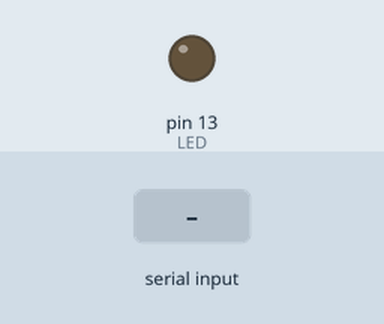
The sketch below on a simulated Arduino Uno, built with avr-gcc and run on an emulated ATmega328P. On the bench: output pins drawn as LEDs (lit = HIGH). Inputs (shaded band) come from the test bench. What the sketch prints to the serial monitor is not drawn.

Above: at 1.3 s.
1.4 s: "1" received over Serial
At 1.7 s:
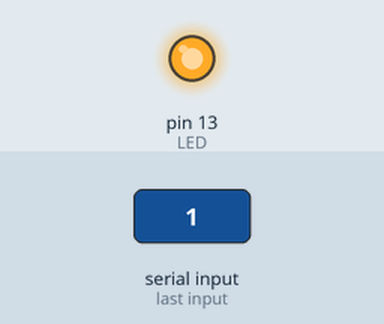
2.9 s: "0" received over Serial
At 4.0 s:
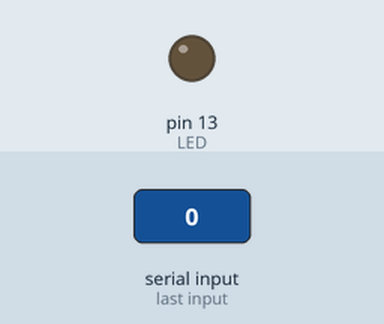
Timing chart, 0 to 5.9 s (numbered marks = the images above; inputs shaded):
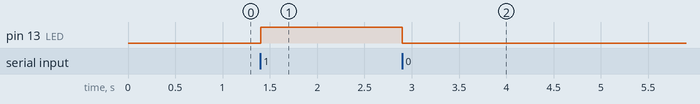

The sketch:

ledcontrol_Serial.ino
```cpp
const int LED=13; // can also use LED_BUILTIN so don't nd to mention pin here
// the setup function runs once when you press reset or power the board
void setup() {
  // initialize digital pin LED_BUILTIN as an output.
 Serial.begin(9600); //9600 baud rate
  pinMode(LED, OUTPUT);
  digitalWrite(LED,LOW);
  while (! Serial);
  {Serial.println("...");
  delay(100);}
  Serial.println("Enter 1 to turn on the LED or 0 to turn off the LED");

}

// the loop function runs over and over again forever
void loop() {

 if(Serial.available())
 { char data=Serial.read();
  if (data=='1')
  {digitalWrite(LED, HIGH);}
  if (data=='0')
  {digitalWrite(LED, LOW);}

}
}
```

Measured:
- after the input at 1.4 s, pin 13 (LED): LOW → HIGH at once
- after the input at 2.9 s, pin 13 (LED): HIGH → LOW at once
